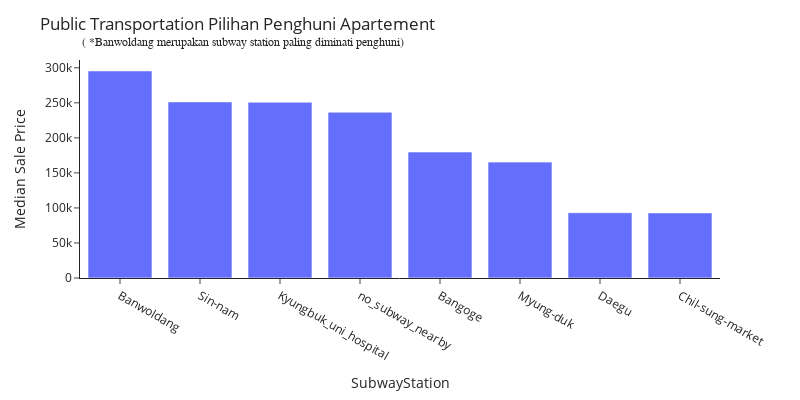

Notebook code cell kept with this figure:
### Markdown cell above
Berdasarkan grafik diatas terlihat bahwa **Tipe Apartement** dengan tipe **terraced** memiliki *median SalePrice* tertinggi. Dapat disimpulkan bahwa apartemen dengan **tipe terraced** memiliki harga jual yang lebih tinggi dibandingkan dengan tipe apartemen lainnya yang ada dalam data tersebut. **Tipe apartemen terraced** mungkin menawarkan fitur atau karakteristik khusus yang dianggap lebih bernilai bagi calon pembeli.

### Code cell
# membuat grafik
fig = px.histogram(df.groupby(['SubwayStation'])[['SalePrice']].median().reset_index().sort_values('SalePrice', ascending=False), 
                   x="SubwayStation", 
                   y="SalePrice",
                   barmode='group',
                   histfunc='sum',
                   height=400)

# menambahkan anotasi
annotations = []
annotations.append(dict(xref='paper', yref='paper',
                        x=0.0, y=1.12,
                        text='( *Banwoldang merupakan subway station paling diminati penghuni)',
                             font=dict(family='Arial', size=12),
                        showarrow=False))

# Update layout untuk bingkai
fig.update_layout(
    title_text="Public Transportation Pilihan Penghuni Apartement",
    xaxis_title="SubwayStation",
    yaxis_title="Median Sale Price",
    showlegend=False,
    width=800,
    height=400,
    template="simple_white"
)

# menampilkan grafik
fig.update_layout(annotations=annotations)
fig.show()

### Figure 1 — Plotly figure (JSON) as saved in the notebook; plotly's stock layout.template omitted (floating-point values rounded to 4 significant figures)
{"data": [{"alignmentgroup": "True", "bingroup": "x", "histfunc": "sum", "hovertemplate": "SubwayStation=%{x}<br>sum of SalePrice=%{y}<extra></extra>", "legendgroup": "", "marker": {"color": "#636efa", "pattern": {"shape": ""}}, "name": "", "offsetgroup": "", "orientation": "v", "showlegend": false, "type": "histogram", "x": ["Banwoldang", "Sin-nam", "Kyungbuk_uni_hospital", "no_subway_nearby", "Bangoge", "Myung-duk", "Daegu", "Chil-sung-market"], "xaxis": "x", "y": [295575, 251327, 250900.0, 236700.0, 179867, 165486, 93141, 92920], "yaxis": "y"}], "layout": {"annotations": [{"font": {"family": "Arial", "size": 12}, "showarrow": false, "text": "( *Banwoldang merupakan subway station paling diminati penghuni)", "x": 0, "xref": "paper", "y": 1.12, "yref": "paper"}], "barmode": "group", "height": 400, "legend": {"tracegroupgap": 0}, "margin": {"t": 60}, "showlegend": false, "title": {"text": "Public Transportation Pilihan Penghuni Apartement"}, "width": 800, "xaxis": {"anchor": "y", "domain": [0, 1], "title": {"text": "SubwayStation"}}, "yaxis": {"anchor": "x", "domain": [0, 1], "title": {"text": "Median Sale Price"}}}}
